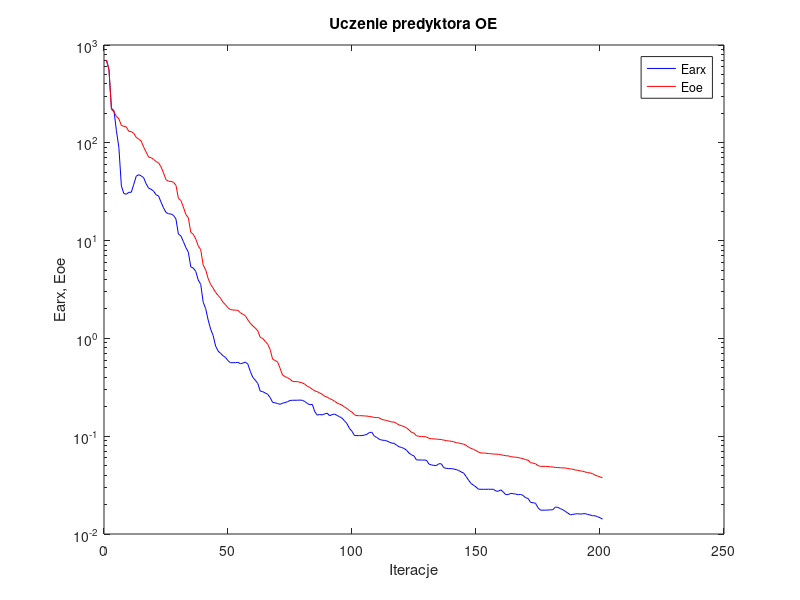
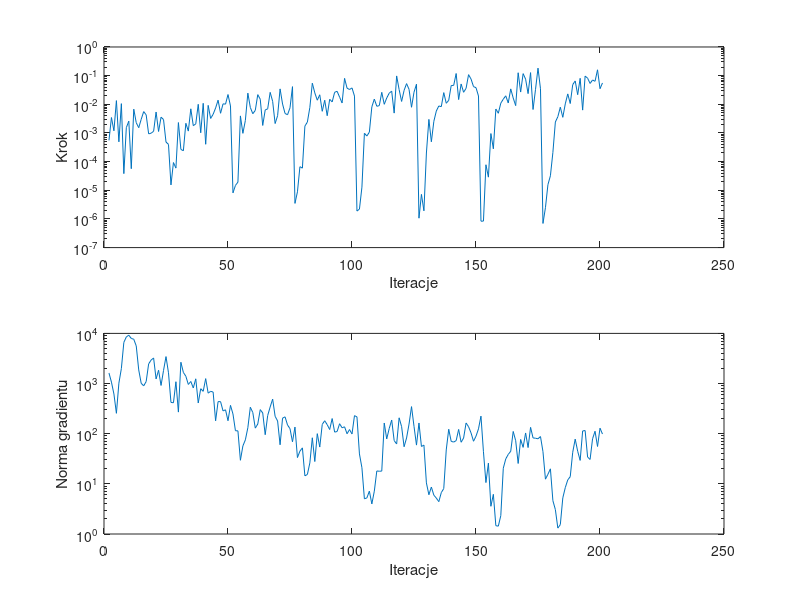

MATLAB code for these plots, in order:
%uczenie predyktora oe
clear all;
n=0; farx(n+1)=6.972775e+002; foe(n+1)=7.035872e+002; wspucz(n+1)=0.000000e+000; ng(n+1)=0.000000e+000;
%odnowa zmiennej metryki
n=1; farx(n+1)=5.598832e+002; foe(n+1)=5.635264e+002; krok(n+1)=5.504055e-004; ng(n+1)=1.622361e+003;
n=2; farx(n+1)=2.244397e+002; foe(n+1)=2.199688e+002; krok(n+1)=3.460293e-003; ng(n+1)=1.068055e+003;
n=3; farx(n+1)=2.145421e+002; foe(n+1)=2.077358e+002; krok(n+1)=1.191677e-003; ng(n+1)=6.181737e+002;
n=4; farx(n+1)=1.331706e+002; foe(n+1)=1.864411e+002; krok(n+1)=1.345640e-002; ng(n+1)=2.549930e+002;
n=5; farx(n+1)=8.933065e+001; foe(n+1)=1.760943e+002; krok(n+1)=4.906392e-004; ng(n+1)=1.017826e+003;
n=6; farx(n+1)=3.628002e+001; foe(n+1)=1.504517e+002; krok(n+1)=1.053841e-002; ng(n+1)=1.990420e+003;
n=7; farx(n+1)=3.029030e+001; foe(n+1)=1.475400e+002; krok(n+1)=3.808337e-005; ng(n+1)=6.618990e+003;
n=8; farx(n+1)=2.979503e+001; foe(n+1)=1.453949e+002; krok(n+1)=1.532691e-003; ng(n+1)=8.511179e+003;
n=9; farx(n+1)=3.116943e+001; foe(n+1)=1.307700e+002; krok(n+1)=2.586254e-003; ng(n+1)=9.201111e+003;
n=10; farx(n+1)=3.118210e+001; foe(n+1)=1.301440e+002; krok(n+1)=5.665485e-005; ng(n+1)=7.930152e+003;
n=11; farx(n+1)=3.766295e+001; foe(n+1)=1.250475e+002; krok(n+1)=6.757425e-003; ng(n+1)=7.643332e+003;
n=12; farx(n+1)=4.556265e+001; foe(n+1)=1.135788e+002; krok(n+1)=2.281831e-003; ng(n+1)=5.629953e+003;
n=13; farx(n+1)=4.721366e+001; foe(n+1)=1.090451e+002; krok(n+1)=1.525147e-003; ng(n+1)=1.869635e+003;
n=14; farx(n+1)=4.587472e+001; foe(n+1)=1.042173e+002; krok(n+1)=2.998733e-003; ng(n+1)=1.012204e+003;
n=15; farx(n+1)=4.389687e+001; foe(n+1)=9.026594e+001; krok(n+1)=5.557598e-003; ng(n+1)=8.989702e+002;
n=16; farx(n+1)=3.812023e+001; foe(n+1)=8.031309e+001; krok(n+1)=4.290347e-003; ng(n+1)=1.095305e+003;
n=17; farx(n+1)=3.432496e+001; foe(n+1)=7.137657e+001; krok(n+1)=9.305128e-004; ng(n+1)=2.464680e+003;
n=18; farx(n+1)=3.349447e+001; foe(n+1)=7.047233e+001; krok(n+1)=9.824964e-004; ng(n+1)=2.939873e+003;
n=19; farx(n+1)=3.203271e+001; foe(n+1)=6.766241e+001; krok(n+1)=1.143304e-003; ng(n+1)=3.236133e+003;
n=20; farx(n+1)=2.937261e+001; foe(n+1)=6.432773e+001; krok(n+1)=5.381741e-003; ng(n+1)=1.235020e+003;
n=21; farx(n+1)=2.860805e+001; foe(n+1)=6.246116e+001; krok(n+1)=1.125636e-003; ng(n+1)=1.845305e+003;
n=22; farx(n+1)=2.470164e+001; foe(n+1)=5.676255e+001; krok(n+1)=3.552551e-003; ng(n+1)=9.159849e+002;
n=23; farx(n+1)=2.165654e+001; foe(n+1)=4.915097e+001; krok(n+1)=2.939560e-003; ng(n+1)=1.822909e+003;
n=24; farx(n+1)=1.939864e+001; foe(n+1)=4.197433e+001; krok(n+1)=4.807698e-004; ng(n+1)=3.447180e+003;
n=25; farx(n+1)=1.879624e+001; foe(n+1)=4.045662e+001; krok(n+1)=4.005919e-004; ng(n+1)=1.639788e+003;
%odnowa zmiennej metryki
n=26; farx(n+1)=1.871925e+001; foe(n+1)=4.033561e+001; krok(n+1)=1.538457e-005; ng(n+1)=4.206215e+002;
n=27; farx(n+1)=1.812826e+001; foe(n+1)=3.950483e+001; krok(n+1)=9.290537e-005; ng(n+1)=4.139319e+002;
n=28; farx(n+1)=1.666880e+001; foe(n+1)=3.685053e+001; krok(n+1)=5.939136e-005; ng(n+1)=1.087314e+003;
n=29; farx(n+1)=1.164511e+001; foe(n+1)=2.711776e+001; krok(n+1)=2.307756e-003; ng(n+1)=2.695745e+002;
n=30; farx(n+1)=1.116733e+001; foe(n+1)=2.567063e+001; krok(n+1)=2.681467e-004; ng(n+1)=2.658055e+003;
n=31; farx(n+1)=9.779724e+000; foe(n+1)=2.204028e+001; krok(n+1)=2.385047e-004; ng(n+1)=1.667964e+003;
n=32; farx(n+1)=8.507930e+000; foe(n+1)=1.851707e+001; krok(n+1)=2.176076e-003; ng(n+1)=1.398410e+003;
n=33; farx(n+1)=7.612810e+000; foe(n+1)=1.711802e+001; krok(n+1)=1.161194e-003; ng(n+1)=9.593990e+002;
n=34; farx(n+1)=5.385220e+000; foe(n+1)=1.213769e+001; krok(n+1)=6.956269e-003; ng(n+1)=1.100107e+003;
n=35; farx(n+1)=5.243126e+000; foe(n+1)=1.162157e+001; krok(n+1)=1.797919e-003; ng(n+1)=8.169722e+002;
n=36; farx(n+1)=4.840377e+000; foe(n+1)=1.036044e+001; krok(n+1)=2.076855e-003; ng(n+1)=1.242926e+003;
n=37; farx(n+1)=3.956408e+000; foe(n+1)=8.851442e+000; krok(n+1)=1.000091e-002; ng(n+1)=4.096966e+002;
n=38; farx(n+1)=3.565916e+000; foe(n+1)=8.065087e+000; krok(n+1)=1.016108e-003; ng(n+1)=7.880876e+002;
n=39; farx(n+1)=2.342433e+000; foe(n+1)=5.609373e+000; krok(n+1)=1.082825e-002; ng(n+1)=6.995537e+002;
n=40; farx(n+1)=2.013657e+000; foe(n+1)=5.027147e+000; krok(n+1)=4.031350e-004; ng(n+1)=1.253741e+003;
n=41; farx(n+1)=1.541949e+000; foe(n+1)=4.090269e+000; krok(n+1)=9.173286e-003; ng(n+1)=6.435083e+002;
n=42; farx(n+1)=1.242581e+000; foe(n+1)=3.559686e+000; krok(n+1)=3.212655e-003; ng(n+1)=6.993514e+002;
n=43; farx(n+1)=1.072324e+000; foe(n+1)=3.269857e+000; krok(n+1)=4.473296e-003; ng(n+1)=6.774046e+002;
n=44; farx(n+1)=8.359483e-001; foe(n+1)=2.952537e+000; krok(n+1)=7.444102e-003; ng(n+1)=1.807297e+002;
n=45; farx(n+1)=7.440377e-001; foe(n+1)=2.754816e+000; krok(n+1)=1.394089e-002; ng(n+1)=4.362051e+002;
n=46; farx(n+1)=7.030856e-001; foe(n+1)=2.576294e+000; krok(n+1)=4.866267e-003; ng(n+1)=4.355610e+002;
n=47; farx(n+1)=6.648443e-001; foe(n+1)=2.336365e+000; krok(n+1)=1.038090e-002; ng(n+1)=2.847877e+002;
n=48; farx(n+1)=6.378396e-001; foe(n+1)=2.209100e+000; krok(n+1)=1.012568e-002; ng(n+1)=2.995563e+002;
n=49; farx(n+1)=5.918946e-001; foe(n+1)=2.054083e+000; krok(n+1)=2.191235e-002; ng(n+1)=1.812332e+002;
n=50; farx(n+1)=5.642345e-001; foe(n+1)=1.969660e+000; krok(n+1)=8.744518e-003; ng(n+1)=3.671305e+002;
%odnowa zmiennej metryki
n=51; farx(n+1)=5.645387e-001; foe(n+1)=1.952136e+000; krok(n+1)=8.114575e-006; ng(n+1)=2.474637e+002;
n=52; farx(n+1)=5.655537e-001; foe(n+1)=1.945257e+000; krok(n+1)=1.476011e-005; ng(n+1)=1.146474e+002;
n=53; farx(n+1)=5.686703e-001; foe(n+1)=1.936622e+000; krok(n+1)=1.924408e-005; ng(n+1)=1.138291e+002;
n=54; farx(n+1)=5.513782e-001; foe(n+1)=1.828905e+000; krok(n+1)=3.938450e-003; ng(n+1)=2.951933e+001;
n=55; farx(n+1)=5.593928e-001; foe(n+1)=1.765219e+000; krok(n+1)=9.704157e-004; ng(n+1)=5.703442e+001;
n=56; farx(n+1)=5.722342e-001; foe(n+1)=1.706025e+000; krok(n+1)=2.728971e-003; ng(n+1)=7.535799e+001;
n=57; farx(n+1)=5.462218e-001; foe(n+1)=1.546851e+000; krok(n+1)=2.452306e-002; ng(n+1)=1.315323e+002;
n=58; farx(n+1)=4.600115e-001; foe(n+1)=1.426795e+000; krok(n+1)=7.772060e-003; ng(n+1)=3.370662e+002;
n=59; farx(n+1)=3.997882e-001; foe(n+1)=1.342886e+000; krok(n+1)=4.696827e-003; ng(n+1)=2.644721e+002;
n=60; farx(n+1)=3.740965e-001; foe(n+1)=1.276451e+000; krok(n+1)=6.130766e-003; ng(n+1)=1.292197e+002;
n=61; farx(n+1)=3.463075e-001; foe(n+1)=1.197894e+000; krok(n+1)=2.173419e-002; ng(n+1)=1.559734e+002;
n=62; farx(n+1)=2.893036e-001; foe(n+1)=1.022614e+000; krok(n+1)=1.503401e-002; ng(n+1)=3.020816e+002;
n=63; farx(n+1)=2.852418e-001; foe(n+1)=9.992884e-001; krok(n+1)=1.828656e-003; ng(n+1)=2.588743e+002;
n=64; farx(n+1)=2.767308e-001; foe(n+1)=9.326355e-001; krok(n+1)=6.324208e-003; ng(n+1)=9.548202e+001;
n=65; farx(n+1)=2.685827e-001; foe(n+1)=8.740372e-001; krok(n+1)=6.951230e-003; ng(n+1)=2.303833e+002;
n=66; farx(n+1)=2.484205e-001; foe(n+1)=7.676923e-001; krok(n+1)=2.610023e-002; ng(n+1)=3.411552e+002;
n=67; farx(n+1)=2.214672e-001; foe(n+1)=6.118486e-001; krok(n+1)=1.270603e-002; ng(n+1)=4.889281e+002;
n=68; farx(n+1)=2.196588e-001; foe(n+1)=5.953166e-001; krok(n+1)=2.130452e-003; ng(n+1)=2.221265e+002;
n=69; farx(n+1)=2.155157e-001; foe(n+1)=5.741702e-001; krok(n+1)=4.004785e-003; ng(n+1)=1.792883e+002;
n=70; farx(n+1)=2.119890e-001; foe(n+1)=4.953277e-001; krok(n+1)=3.450322e-002; ng(n+1)=6.014468e+001;
n=71; farx(n+1)=2.174473e-001; foe(n+1)=4.221333e-001; krok(n+1)=1.021537e-002; ng(n+1)=2.040836e+002;
n=72; farx(n+1)=2.207750e-001; foe(n+1)=4.069358e-001; krok(n+1)=4.795168e-003; ng(n+1)=2.169534e+002;
n=73; farx(n+1)=2.252119e-001; foe(n+1)=3.960201e-001; krok(n+1)=4.312903e-003; ng(n+1)=1.492840e+002;
n=74; farx(n+1)=2.319383e-001; foe(n+1)=3.828770e-001; krok(n+1)=7.557177e-003; ng(n+1)=1.258797e+002;
n=75; farx(n+1)=2.330016e-001; foe(n+1)=3.636521e-001; krok(n+1)=4.134280e-002; ng(n+1)=6.897144e+001;
%odnowa zmiennej metryki
n=76; farx(n+1)=2.332445e-001; foe(n+1)=3.616714e-001; krok(n+1)=3.485881e-006; ng(n+1)=1.356638e+002;
n=77; farx(n+1)=2.333107e-001; foe(n+1)=3.613339e-001; krok(n+1)=8.829868e-006; ng(n+1)=3.342713e+001;
n=78; farx(n+1)=2.341149e-001; foe(n+1)=3.560347e-001; krok(n+1)=6.653535e-005; ng(n+1)=4.489318e+001;
n=79; farx(n+1)=2.326998e-001; foe(n+1)=3.508469e-001; krok(n+1)=5.926241e-005; ng(n+1)=5.217846e+001;
n=80; farx(n+1)=2.260413e-001; foe(n+1)=3.397073e-001; krok(n+1)=1.735363e-003; ng(n+1)=1.446077e+001;
n=81; farx(n+1)=2.160817e-001; foe(n+1)=3.237528e-001; krok(n+1)=2.394037e-003; ng(n+1)=1.536712e+001;
n=82; farx(n+1)=2.098819e-001; foe(n+1)=3.147458e-001; krok(n+1)=7.760194e-003; ng(n+1)=2.613599e+001;
n=83; farx(n+1)=2.115786e-001; foe(n+1)=3.019697e-001; krok(n+1)=5.455281e-002; ng(n+1)=8.293128e+001;
n=84; farx(n+1)=1.778673e-001; foe(n+1)=2.903936e-001; krok(n+1)=2.501951e-002; ng(n+1)=2.786075e+001;
n=85; farx(n+1)=1.641280e-001; foe(n+1)=2.856630e-001; krok(n+1)=1.390067e-002; ng(n+1)=1.001749e+002;
n=86; farx(n+1)=1.668837e-001; foe(n+1)=2.762478e-001; krok(n+1)=2.152696e-002; ng(n+1)=5.415967e+001;
n=87; farx(n+1)=1.650086e-001; foe(n+1)=2.681091e-001; krok(n+1)=5.700116e-003; ng(n+1)=1.533851e+002;
n=88; farx(n+1)=1.693976e-001; foe(n+1)=2.560211e-001; krok(n+1)=1.388291e-002; ng(n+1)=1.812448e+002;
n=89; farx(n+1)=1.716958e-001; foe(n+1)=2.511602e-001; krok(n+1)=3.996730e-003; ng(n+1)=1.513056e+002;
n=90; farx(n+1)=1.619222e-001; foe(n+1)=2.417595e-001; krok(n+1)=1.495979e-002; ng(n+1)=1.210362e+002;
n=91; farx(n+1)=1.662764e-001; foe(n+1)=2.365025e-001; krok(n+1)=1.210728e-002; ng(n+1)=2.005542e+002;
n=92; farx(n+1)=1.683490e-001; foe(n+1)=2.272316e-001; krok(n+1)=2.629130e-002; ng(n+1)=1.075569e+002;
n=93; farx(n+1)=1.628627e-001; foe(n+1)=2.186130e-001; krok(n+1)=2.839954e-002; ng(n+1)=1.106165e+002;
n=94; farx(n+1)=1.583005e-001; foe(n+1)=2.127223e-001; krok(n+1)=1.776017e-002; ng(n+1)=1.580641e+002;
n=95; farx(n+1)=1.528188e-001; foe(n+1)=2.079161e-001; krok(n+1)=1.111520e-002; ng(n+1)=1.313503e+002;
n=96; farx(n+1)=1.433723e-001; foe(n+1)=1.979648e-001; krok(n+1)=8.044705e-002; ng(n+1)=1.372464e+002;
n=97; farx(n+1)=1.342187e-001; foe(n+1)=1.919667e-001; krok(n+1)=3.661089e-002; ng(n+1)=9.981155e+001;
n=98; farx(n+1)=1.198618e-001; foe(n+1)=1.825544e-001; krok(n+1)=3.280985e-002; ng(n+1)=1.208791e+002;
n=99; farx(n+1)=1.121752e-001; foe(n+1)=1.762304e-001; krok(n+1)=3.731451e-002; ng(n+1)=9.873767e+001;
n=100; farx(n+1)=1.015317e-001; foe(n+1)=1.653498e-001; krok(n+1)=1.936662e-002; ng(n+1)=2.290889e+002;
%odnowa zmiennej metryki
n=101; farx(n+1)=1.013998e-001; foe(n+1)=1.622425e-001; krok(n+1)=1.880098e-006; ng(n+1)=2.162763e+002;
n=102; farx(n+1)=1.013959e-001; foe(n+1)=1.621237e-001; krok(n+1)=2.214136e-006; ng(n+1)=3.948906e+001;
n=103; farx(n+1)=1.015476e-001; foe(n+1)=1.619296e-001; krok(n+1)=1.284475e-005; ng(n+1)=2.095229e+001;
n=104; farx(n+1)=1.026023e-001; foe(n+1)=1.612498e-001; krok(n+1)=9.776891e-004; ng(n+1)=5.023400e+000;
n=105; farx(n+1)=1.045424e-001; foe(n+1)=1.605890e-001; krok(n+1)=7.821151e-004; ng(n+1)=5.252904e+000;
n=106; farx(n+1)=1.089979e-001; foe(n+1)=1.590704e-001; krok(n+1)=1.072459e-003; ng(n+1)=7.156794e+000;
n=107; farx(n+1)=1.097251e-001; foe(n+1)=1.576714e-001; krok(n+1)=8.161186e-003; ng(n+1)=3.978643e+000;
n=108; farx(n+1)=1.001461e-001; foe(n+1)=1.556645e-001; krok(n+1)=1.519649e-002; ng(n+1)=7.163745e+000;
n=109; farx(n+1)=9.693074e-002; foe(n+1)=1.550036e-001; krok(n+1)=8.533243e-003; ng(n+1)=1.806768e+001;
n=110; farx(n+1)=9.298429e-002; foe(n+1)=1.541133e-001; krok(n+1)=8.988693e-003; ng(n+1)=1.784847e+001;
n=111; farx(n+1)=9.126449e-002; foe(n+1)=1.485058e-001; krok(n+1)=2.617232e-002; ng(n+1)=1.796727e+001;
n=112; farx(n+1)=9.072119e-002; foe(n+1)=1.464267e-001; krok(n+1)=1.000091e-002; ng(n+1)=1.634036e+002;
n=113; farx(n+1)=8.954282e-002; foe(n+1)=1.448157e-001; krok(n+1)=1.660195e-002; ng(n+1)=7.859813e+001;
n=114; farx(n+1)=8.727835e-002; foe(n+1)=1.420869e-001; krok(n+1)=2.440235e-002; ng(n+1)=1.268303e+002;
n=115; farx(n+1)=8.501939e-002; foe(n+1)=1.398492e-001; krok(n+1)=2.876670e-002; ng(n+1)=1.872731e+002;
n=116; farx(n+1)=8.453441e-002; foe(n+1)=1.393366e-001; krok(n+1)=4.929920e-003; ng(n+1)=7.290912e+001;
n=117; farx(n+1)=8.079225e-002; foe(n+1)=1.348266e-001; krok(n+1)=9.781251e-002; ng(n+1)=6.242434e+001;
n=118; farx(n+1)=7.798595e-002; foe(n+1)=1.302779e-001; krok(n+1)=3.272372e-002; ng(n+1)=2.074657e+002;
n=119; farx(n+1)=7.663423e-002; foe(n+1)=1.281218e-001; krok(n+1)=1.257761e-002; ng(n+1)=1.382728e+002;
n=120; farx(n+1)=7.493103e-002; foe(n+1)=1.251683e-001; krok(n+1)=3.050997e-002; ng(n+1)=5.496291e+001;
n=121; farx(n+1)=7.186625e-002; foe(n+1)=1.215885e-001; krok(n+1)=5.266571e-002; ng(n+1)=8.212926e+001;
n=122; farx(n+1)=6.724642e-002; foe(n+1)=1.160460e-001; krok(n+1)=3.329740e-002; ng(n+1)=1.554532e+002;
n=123; farx(n+1)=6.453099e-002; foe(n+1)=1.093816e-001; krok(n+1)=7.883344e-003; ng(n+1)=3.465885e+002;
n=124; farx(n+1)=6.279922e-002; foe(n+1)=1.075693e-001; krok(n+1)=2.643052e-002; ng(n+1)=1.403634e+002;
n=125; farx(n+1)=5.715409e-002; foe(n+1)=1.008849e-001; krok(n+1)=5.034993e-002; ng(n+1)=5.926052e+001;
%odnowa zmiennej metryki
n=126; farx(n+1)=5.715251e-002; foe(n+1)=9.982023e-002; krok(n+1)=1.062537e-006; ng(n+1)=1.635626e+002;
n=127; farx(n+1)=5.706920e-002; foe(n+1)=9.921041e-002; krok(n+1)=7.204914e-006; ng(n+1)=5.560461e+001;
n=128; farx(n+1)=5.699710e-002; foe(n+1)=9.899259e-002; krok(n+1)=1.918938e-006; ng(n+1)=5.927359e+001;
n=129; farx(n+1)=5.689182e-002; foe(n+1)=9.834094e-002; krok(n+1)=1.997320e-004; ng(n+1)=1.044750e+001;
n=130; farx(n+1)=5.198727e-002; foe(n+1)=9.504895e-002; krok(n+1)=2.973498e-003; ng(n+1)=6.063050e+000;
n=131; farx(n+1)=5.089934e-002; foe(n+1)=9.432298e-002; krok(n+1)=4.923063e-004; ng(n+1)=8.640427e+000;
n=132; farx(n+1)=5.029843e-002; foe(n+1)=9.378622e-002; krok(n+1)=2.548617e-003; ng(n+1)=5.949371e+000;
n=133; farx(n+1)=5.008082e-002; foe(n+1)=9.348668e-002; krok(n+1)=5.829556e-003; ng(n+1)=5.201641e+000;
n=134; farx(n+1)=5.226207e-002; foe(n+1)=9.290630e-002; krok(n+1)=8.751130e-003; ng(n+1)=4.413728e+000;
n=135; farx(n+1)=5.222923e-002; foe(n+1)=9.236902e-002; krok(n+1)=8.252536e-003; ng(n+1)=6.680006e+000;
n=136; farx(n+1)=4.768080e-002; foe(n+1)=9.125058e-002; krok(n+1)=2.556569e-002; ng(n+1)=8.064420e+000;
n=137; farx(n+1)=4.691743e-002; foe(n+1)=9.008264e-002; krok(n+1)=1.086709e-002; ng(n+1)=4.745220e+001;
n=138; farx(n+1)=4.662621e-002; foe(n+1)=8.950455e-002; krok(n+1)=1.376894e-002; ng(n+1)=1.226706e+002;
n=139; farx(n+1)=4.664612e-002; foe(n+1)=8.872658e-002; krok(n+1)=4.517978e-002; ng(n+1)=7.023323e+001;
n=140; farx(n+1)=4.615746e-002; foe(n+1)=8.772146e-002; krok(n+1)=4.568872e-002; ng(n+1)=6.816244e+001;
n=141; farx(n+1)=4.557997e-002; foe(n+1)=8.589775e-002; krok(n+1)=1.186921e-001; ng(n+1)=7.266357e+001;
n=142; farx(n+1)=4.464277e-002; foe(n+1)=8.524343e-002; krok(n+1)=1.462925e-002; ng(n+1)=1.217494e+002;
n=143; farx(n+1)=4.312290e-002; foe(n+1)=8.390578e-002; krok(n+1)=5.123880e-002; ng(n+1)=6.755043e+001;
n=144; farx(n+1)=4.208350e-002; foe(n+1)=8.295288e-002; krok(n+1)=2.629130e-002; ng(n+1)=8.198504e+001;
n=145; farx(n+1)=3.873979e-002; foe(n+1)=8.067976e-002; krok(n+1)=3.606523e-002; ng(n+1)=1.636027e+002;
n=146; farx(n+1)=3.554703e-002; foe(n+1)=7.718643e-002; krok(n+1)=1.082372e-001; ng(n+1)=1.377315e+002;
n=147; farx(n+1)=3.283241e-002; foe(n+1)=7.512684e-002; krok(n+1)=7.610620e-002; ng(n+1)=1.035623e+002;
n=148; farx(n+1)=3.152614e-002; foe(n+1)=7.333949e-002; krok(n+1)=4.138006e-002; ng(n+1)=7.069377e+001;
n=149; farx(n+1)=3.025675e-002; foe(n+1)=7.128267e-002; krok(n+1)=3.805310e-002; ng(n+1)=8.914387e+001;
n=150; farx(n+1)=2.869887e-002; foe(n+1)=6.886416e-002; krok(n+1)=1.948770e-002; ng(n+1)=1.248418e+002;
%odnowa zmiennej metryki
n=151; farx(n+1)=2.866414e-002; foe(n+1)=6.734522e-002; krok(n+1)=8.345013e-007; ng(n+1)=2.239599e+002;
n=152; farx(n+1)=2.865680e-002; foe(n+1)=6.729740e-002; krok(n+1)=8.408185e-007; ng(n+1)=4.372075e+001;
n=153; farx(n+1)=2.863317e-002; foe(n+1)=6.704718e-002; krok(n+1)=7.773395e-005; ng(n+1)=1.060333e+001;
n=154; farx(n+1)=2.870263e-002; foe(n+1)=6.647724e-002; krok(n+1)=2.872741e-005; ng(n+1)=2.590110e+001;
n=155; farx(n+1)=2.864742e-002; foe(n+1)=6.613369e-002; krok(n+1)=9.532898e-004; ng(n+1)=3.571078e+000;
n=156; farx(n+1)=2.866963e-002; foe(n+1)=6.575701e-002; krok(n+1)=2.799030e-004; ng(n+1)=6.183081e+000;
n=157; farx(n+1)=2.756078e-002; foe(n+1)=6.554866e-002; krok(n+1)=6.854056e-003; ng(n+1)=1.464612e+000;
n=158; farx(n+1)=2.732195e-002; foe(n+1)=6.531454e-002; krok(n+1)=4.866267e-003; ng(n+1)=1.434761e+000;
n=159; farx(n+1)=2.830636e-002; foe(n+1)=6.461659e-002; krok(n+1)=1.097075e-002; ng(n+1)=2.328049e+000;
n=160; farx(n+1)=2.687898e-002; foe(n+1)=6.387009e-002; krok(n+1)=1.511435e-002; ng(n+1)=2.048780e+001;
n=161; farx(n+1)=2.525042e-002; foe(n+1)=6.309445e-002; krok(n+1)=1.977759e-002; ng(n+1)=3.144708e+001;
n=162; farx(n+1)=2.530840e-002; foe(n+1)=6.295182e-002; krok(n+1)=1.111520e-002; ng(n+1)=3.865482e+001;
n=163; farx(n+1)=2.604533e-002; foe(n+1)=6.187534e-002; krok(n+1)=3.450322e-002; ng(n+1)=4.465558e+001;
n=164; farx(n+1)=2.583624e-002; foe(n+1)=6.126903e-002; krok(n+1)=1.660195e-002; ng(n+1)=1.108358e+002;
n=165; farx(n+1)=2.561760e-002; foe(n+1)=6.101404e-002; krok(n+1)=8.988693e-003; ng(n+1)=7.249051e+001;
n=166; farx(n+1)=2.520685e-002; foe(n+1)=6.051242e-002; krok(n+1)=1.261335e-001; ng(n+1)=2.547907e+001;
n=167; farx(n+1)=2.540568e-002; foe(n+1)=5.967859e-002; krok(n+1)=2.674687e-002; ng(n+1)=7.677198e+001;
n=168; farx(n+1)=2.477572e-002; foe(n+1)=5.891325e-002; krok(n+1)=1.176675e-001; ng(n+1)=5.335916e+001;
n=169; farx(n+1)=2.347245e-002; foe(n+1)=5.745710e-002; krok(n+1)=7.542765e-002; ng(n+1)=1.034291e+002;
n=170; farx(n+1)=2.310923e-002; foe(n+1)=5.693846e-002; krok(n+1)=2.357847e-002; ng(n+1)=5.289240e+001;
n=171; farx(n+1)=2.104719e-002; foe(n+1)=5.342671e-002; krok(n+1)=1.275097e-001; ng(n+1)=1.338153e+002;
n=172; farx(n+1)=2.089114e-002; foe(n+1)=5.314595e-002; krok(n+1)=6.583213e-003; ng(n+1)=8.248195e+001;
n=173; farx(n+1)=2.061601e-002; foe(n+1)=5.226617e-002; krok(n+1)=3.323730e-002; ng(n+1)=8.113992e+001;
n=174; farx(n+1)=1.856597e-002; foe(n+1)=5.009581e-002; krok(n+1)=1.827549e-001; ng(n+1)=7.920247e+001;
n=175; farx(n+1)=1.753228e-002; foe(n+1)=4.917066e-002; krok(n+1)=3.481722e-002; ng(n+1)=8.770032e+001;
%odnowa zmiennej metryki
n=176; farx(n+1)=1.753510e-002; foe(n+1)=4.913165e-002; krok(n+1)=6.963156e-007; ng(n+1)=4.389268e+001;
n=177; farx(n+1)=1.753972e-002; foe(n+1)=4.912054e-002; krok(n+1)=2.472091e-006; ng(n+1)=1.239793e+001;
n=178; farx(n+1)=1.758464e-002; foe(n+1)=4.898734e-002; krok(n+1)=1.568168e-005; ng(n+1)=1.550895e+001;
n=179; farx(n+1)=1.765354e-002; foe(n+1)=4.860159e-002; krok(n+1)=3.204809e-005; ng(n+1)=1.993015e+001;
n=180; farx(n+1)=1.772063e-002; foe(n+1)=4.845276e-002; krok(n+1)=2.084136e-004; ng(n+1)=4.625311e+000;
n=181; farx(n+1)=1.888532e-002; foe(n+1)=4.789210e-002; krok(n+1)=2.407737e-003; ng(n+1)=3.068918e+000;
n=182; farx(n+1)=1.870415e-002; foe(n+1)=4.779433e-002; krok(n+1)=3.692938e-003; ng(n+1)=1.309492e+000;
n=183; farx(n+1)=1.817699e-002; foe(n+1)=4.755505e-002; krok(n+1)=7.932207e-003; ng(n+1)=1.540336e+000;
n=184; farx(n+1)=1.770849e-002; foe(n+1)=4.745294e-002; krok(n+1)=3.516052e-003; ng(n+1)=5.250512e+000;
n=185; farx(n+1)=1.704656e-002; foe(n+1)=4.733594e-002; krok(n+1)=1.034736e-002; ng(n+1)=8.404899e+000;
n=186; farx(n+1)=1.639269e-002; foe(n+1)=4.671745e-002; krok(n+1)=2.307159e-002; ng(n+1)=1.200808e+001;
n=187; farx(n+1)=1.574334e-002; foe(n+1)=4.627221e-002; krok(n+1)=1.064021e-002; ng(n+1)=1.389640e+001;
n=188; farx(n+1)=1.584575e-002; foe(n+1)=4.597435e-002; krok(n+1)=4.857442e-002; ng(n+1)=4.268113e+001;
n=189; farx(n+1)=1.603403e-002; foe(n+1)=4.515890e-002; krok(n+1)=6.539800e-002; ng(n+1)=7.795821e+001;
n=190; farx(n+1)=1.611592e-002; foe(n+1)=4.484565e-002; krok(n+1)=2.165649e-002; ng(n+1)=4.461094e+001;
n=191; farx(n+1)=1.597883e-002; foe(n+1)=4.418181e-002; krok(n+1)=8.068776e-002; ng(n+1)=2.933924e+001;
n=192; farx(n+1)=1.609191e-002; foe(n+1)=4.387297e-002; krok(n+1)=6.271232e-003; ng(n+1)=1.134609e+002;
n=193; farx(n+1)=1.615383e-002; foe(n+1)=4.306721e-002; krok(n+1)=9.636975e-002; ng(n+1)=1.155664e+002;
n=194; farx(n+1)=1.585648e-002; foe(n+1)=4.252116e-002; krok(n+1)=8.155575e-002; ng(n+1)=3.426417e+001;
n=195; farx(n+1)=1.566727e-002; foe(n+1)=4.207090e-002; krok(n+1)=5.335388e-002; ng(n+1)=3.065331e+001;
n=196; farx(n+1)=1.538427e-002; foe(n+1)=4.145305e-002; krok(n+1)=7.053511e-002; ng(n+1)=7.923298e+001;
n=197; farx(n+1)=1.536159e-002; foe(n+1)=3.995146e-002; krok(n+1)=6.345766e-002; ng(n+1)=1.119391e+002;
n=198; farx(n+1)=1.503829e-002; foe(n+1)=3.914231e-002; krok(n+1)=1.600146e-001; ng(n+1)=5.560709e+001;
n=199; farx(n+1)=1.468840e-002; foe(n+1)=3.833880e-002; krok(n+1)=3.497807e-002; ng(n+1)=1.287801e+002;
n=200; farx(n+1)=1.418099e-002; foe(n+1)=3.761860e-002; krok(n+1)=5.558094e-002; ng(n+1)=9.846395e+001;

figure; semilogy(farx,'b'); hold on; semilogy(foe,'r'); xlabel('Iteracje'); ylabel('Earx, Eoe'); legend('Earx','Eoe'); title('Uczenie predyktora OE');
figure; subplot(2,1,1); semilogy(krok); xlabel('Iteracje'); ylabel('Krok');
subplot(2,1,2); semilogy(ng); xlabel('Iteracje'); ylabel('Norma gradientu');
Earx=farx(n+1)
Eoe=foe(n+1)
